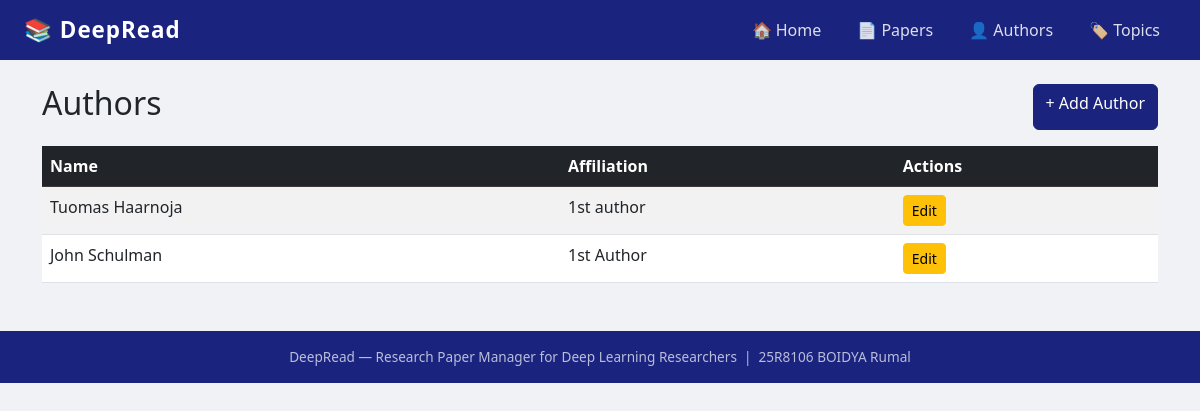
/papers/authors/, run on the app's committed database.
### papers/models.py (models this page shows)
class Author(models.Model):
    class Meta:
        verbose_name = 'Author'
        verbose_name_plural = 'Authors'
        db_table = 'author'
        ordering = ['last_name']
    first_name = models.CharField(max_length=100)
    last_name = models.CharField(max_length=100)
    affiliation = models.CharField(max_length=200, blank=True, null=True)
    def __str__(self):
        return f"{self.first_name} {self.last_name}"

### papers/views.py (the view)
# urls.py: path('authors/', views.author_list, name='author_list'),
def author_list(request):
    authors = Author.objects.all()
    return render(request, 'papers/author_list.html', {'authors': authors})

### templates/papers/author_list.html (shortened to what this page needs)
{% extends "base.html" %}
{% block content %}
<div class="d-flex justify-content-between mb-3">
    <h2>Authors</h2>
    <a href="{% url 'papers:author_form' %}" class="btn btn-primary">+ Add Author</a>
</div>
<table class="table table-striped">
    <thead class="table-dark">
        <tr><th>Name</th><th>Affiliation</th><th>Actions</th></tr>
    </thead>
    <tbody>
        {% for author in authors %}
        <tr>
            <td>{{ author }}</td>
            <td>{{ author.affiliation }}</td>
            <td><a href="{% url 'papers:author_edit' pk=author.pk %}" class="btn btn-sm btn-warning">Edit</a></td>
        </tr>
        {% empty %}
        <tr><td colspan="3" class="text-center">No authors yet.</td></tr>
        {% endfor %}
    </tbody>
</table>
{% endblock %}

### templates/base.html (style rules this page uses)
body { background-color: #f0f2f5; }
.btn-primary { background-color: #1a237e; border-color: #1a237e; }
.table th { font-weight: 600; }

### data on the page
Author: first_name+last_name "Tuomas Haarnoja", affiliation "1st author"
Author: first_name+last_name "John Schulman", affiliation "1st Author"
